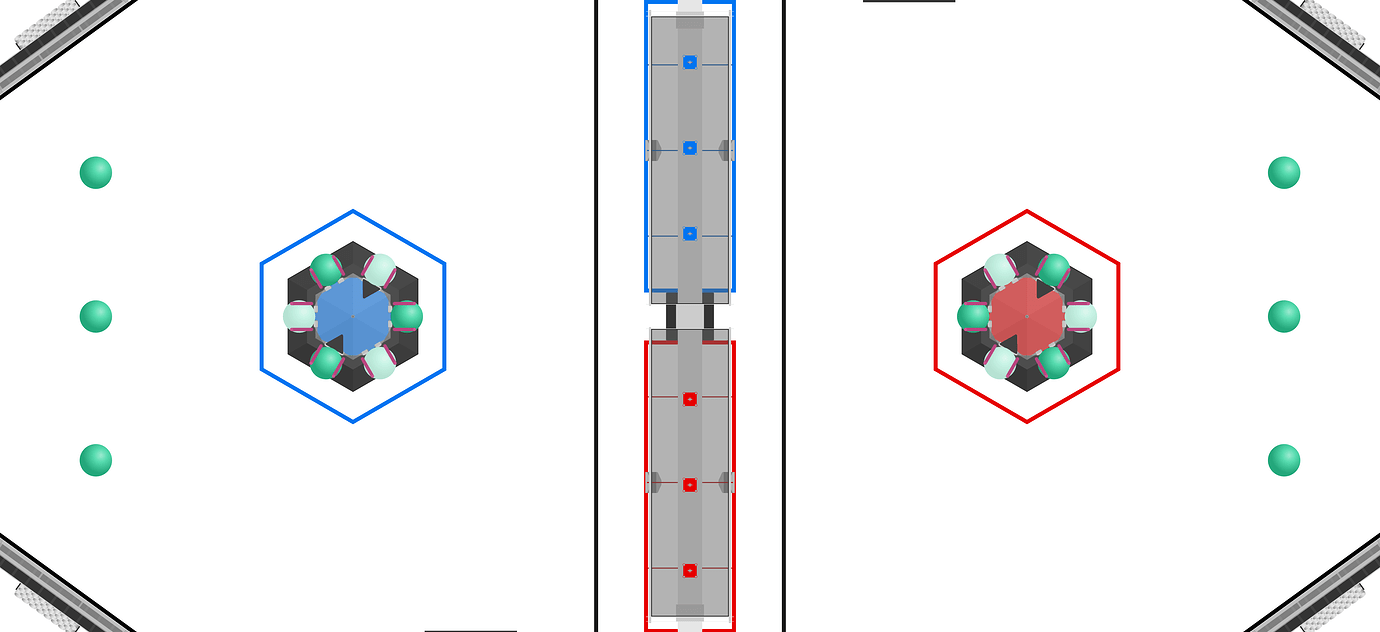
#> input picture top-down.png, 1380 x 632 px
$ python group-points.py
#> lines starting #> are read from the running program, lines starting #| are printed output that depends on the picture; after the words box and inside, x2 and y2 are one past the last pixel; in counts of white or black regions, pixels touching at a corner belong together
import math
import cv2
frame = cv2.imread('top-down.png')
#> frame is the input picture: shape (632, 1380, 3); mean B, G, R 239.2, 238.4, 238.1

detections = [[0, (1245, 562), 'red', 0.8556276, (1797, 837), (1880, 881), '', 'side'], [1, (1240, 92), 'red', 0.84159863, (1245, 844), (1340, 894), '', 'side'], [2, (288, 433), 'blue', 0.82309175, (311, 911), (380, 965), '', 'side'], [3, (289, 406), 'blue', 0.79852486, (383, 423), (485, 472), '', 'top'], [4, (1242, 84), 'red', 0.6909942, (1479, 338), (1543, 371), '', 'top'], [5, (220, 220), 'blue', 0.68021494, (630, 875), (688, 922), '', 'side'], [6, (198, 265), 'blue', 0.54173654, (361, 385), (397, 417), '', 'top']]
d = detections.copy()
working = True
while working:
    print('loop')
    shortest = 80 #try to beat this distance
    best_i = None #will be a value
    best_j = None
    for i in d:
        for j in d:
            if i[2] == j[2] and i[7] != 'midpoint' and j[7] != 'midpoint' and i[7] != j[7]:
                if math.dist(i[1], j[1]) < shortest:
                    shortest = math.dist(i[1], j[1])
                    best_i = i
                    best_j = j
    if shortest < 80:
        x1, y1 = best_i[1]
        x2, y2 = best_j[1]
        midpoint = (int((x1 + x2) / 2), int((y1 + y2) / 2))
        print(f"removed {best_i[0]} and {best_j[0]}")
        d.append([(best_i[0]*100+best_j[0]), midpoint, best_i[2], (best_i[3]+best_j[3]), best_i[4], best_i[5], best_i[6], 'midpoint'])
        for k in d[:]:
            if math.dist(midpoint, k[1]) < 100 and k[7] != 'midpoint':
                d.remove(k)
    else:
        working = False

    if len(d) < 2:
        working = False

for robot in d:
    print(robot[1])
    cv2.circle(frame, robot[1], 10, (128, 128, 128), -1)
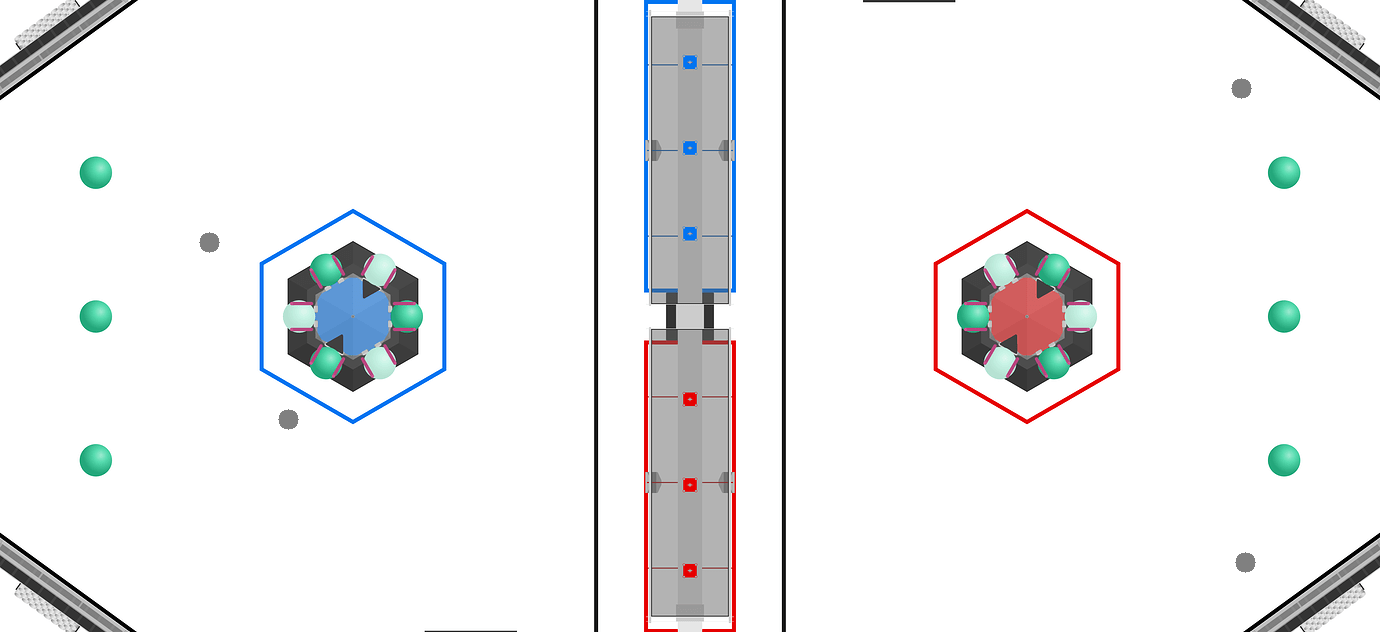
#> frame: shape (632, 1380, 3); 0.15% of pixels changed, all inside (x1, y1, x2, y2) = (199, 78, 1256, 573)

cv2.imshow('asdhjfk', frame)
cv2.waitKey(0)
cv2.destroyAllWindows()
